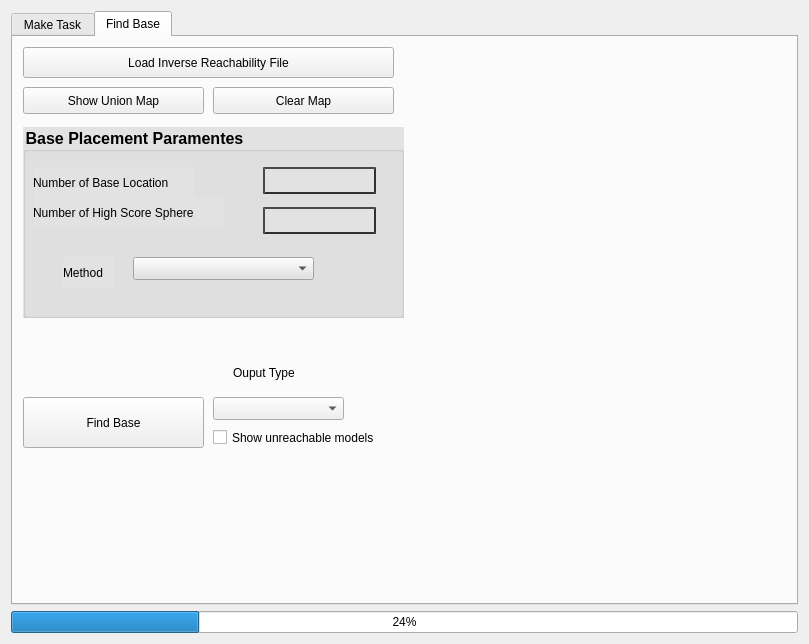
<?xml version="1.0" encoding="UTF-8"?>
<ui version="4.0">
 <class>BasePlacementWidget</class>
 <widget class="QWidget" name="BasePlacementWidget">
  <property name="geometry">
   <rect>
    <x>0</x>
    <y>0</y>
    <width>809</width>
    <height>644</height>
   </rect>
  </property>
  <property name="windowTitle">
   <string>Form</string>
  </property>
  <layout class="QGridLayout" name="gridLayout">
   <item row="1" column="1">
    <widget class="QProgressBar" name="progressBar">
     <property name="value">
      <number>24</number>
     </property>
    </widget>
   </item>
   <item row="0" column="1">
    <widget class="QTabWidget" name="tabWidget">
     <property name="currentIndex">
      <number>1</number>
     </property>
     <widget class="QWidget" name="tab_1">
      <attribute name="title">
       <string>Make Task</string>
      </attribute>
      <layout class="QGridLayout" name="gridLayout_2">
       <item row="0" column="0">
        <widget class="QLabel" name="label">
         <property name="text">
          <string>Task Poses</string>
         </property>
        </widget>
       </item>
       <item row="10" column="3">
        <widget class="QPushButton" name="btn_ClearAllPoints">
         <property name="text">
          <string>Clear All Poses</string>
         </property>
        </widget>
       </item>
       <item row="10" column="1">
        <widget class="QPushButton" name="btn_SavePath">
         <property name="text">
          <string>Save Task</string>
         </property>
        </widget>
       </item>
       <item row="10" column="0">
        <widget class="QPushButton" name="btn_LoadPath">
         <property name="text">
          <string>Load Task</string>
         </property>
        </widget>
       </item>
       <item row="1" column="0" rowspan="4" colspan="4">
        <widget class="QTreeView" name="treeView">
         <property name="rootIsDecorated">
          <bool>true</bool>
         </property>
         <property name="uniformRowHeights">
          <bool>true</bool>
         </property>
        </widget>
       </item>
       <item row="9" column="2" colspan="2">
        <spacer name="horizontalSpacer">
         <property name="orientation">
          <enum>Qt::Horizontal</enum>
         </property>
         <property name="sizeHint" stdset="0">
          <size>
           <width>40</width>
           <height>20</height>
          </size>
         </property>
        </spacer>
       </item>
       <item row="7" column="3">
        <layout class="QGridLayout" name="gridLayout_3">
         <item row="6" column="0">
          <widget class="QPushButton" name="btnRemovePoint">
           <property name="text">
            <string>Remove Pose</string>
           </property>
          </widget>
         </item>
         <item row="7" column="0">
          <spacer name="verticalSpacer">
           <property name="orientation">
            <enum>Qt::Vertical</enum>
           </property>
           <property name="sizeType">
            <enum>QSizePolicy::Fixed</enum>
           </property>
           <property name="sizeHint" stdset="0">
            <size>
             <width>20</width>
             <height>40</height>
            </size>
           </property>
          </spacer>
         </item>
         <item row="2" column="0" rowspan="2">
          <widget class="QGroupBox" name="groupBox_3">
           <property name="title">
            <string>RobotModel</string>
           </property>
           <widget class="QComboBox" name="combo_robotModel">
            <property name="geometry">
             <rect>
              <x>0</x>
              <y>30</y>
              <width>111</width>
              <height>23</height>
             </rect>
            </property>
           </widget>
          </widget>
         </item>
         <item row="5" column="0">
          <widget class="QLineEdit" name="txtPointName"/>
         </item>
         <item row="4" column="0">
          <widget class="QLabel" name="label_3">
           <property name="text">
            <string>Point</string>
           </property>
          </widget>
         </item>
        </layout>
       </item>
       <item row="7" column="0" colspan="3">
        <widget class="QGroupBox" name="newPointLayout">
         <property name="autoFillBackground">
          <bool>false</bool>
         </property>
         <property name="styleSheet">
          <string notr="true">background-color: rgb(226, 226, 226)</string>
         </property>
         <layout class="QFormLayout" name="FormLayoutObjectPose_2">
          <property name="fieldGrowthPolicy">
           <enum>QFormLayout::AllNonFixedFieldsGrow</enum>
          </property>
          <item row="0" column="0">
           <widget class="QGroupBox" name="groupBox">
            <property name="font">
             <font>
              <pointsize>12</pointsize>
              <weight>75</weight>
              <bold>true</bold>
             </font>
            </property>
            <property name="title">
             <string>Add New Task Poses</string>
            </property>
           </widget>
          </item>
          <item row="2" column="0">
           <widget class="QLabel" name="label_2">
            <property name="text">
             <string>Set Position/Orientation</string>
            </property>
           </widget>
          </item>
          <item row="5" column="0">
           <widget class="QLabel" name="xLabel">
            <property name="text">
             <string>X (m)</string>
            </property>
           </widget>
          </item>
          <item row="5" column="1">
           <widget class="QLineEdit" name="LineEditX">
            <property name="styleSheet">
             <string notr="true">border-style: outset;
border-width: 2px;
border-color :rgb(48, 48, 48)</string>
            </property>
           </widget>
          </item>
          <item row="7" column="0">
           <widget class="QLabel" name="yLabel">
            <property name="text">
             <string>Y (m)</string>
            </property>
           </widget>
          </item>
          <item row="7" column="1">
           <widget class="QLineEdit" name="LineEditY">
            <property name="styleSheet">
             <string notr="true">border-style: outset;
border-width: 2px;
border-color :rgb(48, 48, 48)</string>
            </property>
           </widget>
          </item>
          <item row="8" column="0">
           <widget class="QLabel" name="zLabel">
            <property name="text">
             <string>Z (m)</string>
            </property>
           </widget>
          </item>
          <item row="8" column="1">
           <widget class="QLineEdit" name="LineEditZ">
            <property name="styleSheet">
             <string notr="true">border-style: outset;
border-width: 2px;
border-color :rgb(48, 48, 48)</string>
            </property>
           </widget>
          </item>
          <item row="9" column="0">
           <widget class="QLabel" name="rxLabel">
            <property name="text">
             <string>Rx (deg)</string>
            </property>
           </widget>
          </item>
          <item row="9" column="1">
           <widget class="QLineEdit" name="LineEditRx">
            <property name="styleSheet">
             <string notr="true">border-style: outset;
border-width: 2px;
border-color :rgb(48, 48, 48)</string>
            </property>
           </widget>
          </item>
          <item row="10" column="0">
           <widget class="QLabel" name="ryLabel">
            <property name="text">
             <string>Ry (deg)</string>
            </property>
           </widget>
          </item>
          <item row="10" column="1">
           <widget class="QLineEdit" name="LineEditRy">
            <property name="styleSheet">
             <string notr="true">border-style: outset;
border-width: 2px;
border-color :rgb(48, 48, 48)</string>
            </property>
           </widget>
          </item>
          <item row="12" column="0">
           <widget class="QLabel" name="rzLabel">
            <property name="text">
             <string>Rz (deg)</string>
            </property>
           </widget>
          </item>
          <item row="12" column="1">
           <widget class="QLineEdit" name="LineEditRz">
            <property name="styleSheet">
             <string notr="true">border-style: outset;
border-width: 2px;
border-color :rgb(48, 48, 48)</string>
            </property>
           </widget>
          </item>
          <item row="13" column="0">
           <widget class="QPushButton" name="btnAddPoint">
            <property name="text">
             <string>Add Point</string>
            </property>
           </widget>
          </item>
          <item row="1" column="0" colspan="2">
           <spacer name="verticalSpacer_4">
            <property name="orientation">
             <enum>Qt::Vertical</enum>
            </property>
            <property name="sizeHint" stdset="0">
             <size>
              <width>20</width>
              <height>40</height>
             </size>
            </property>
           </spacer>
          </item>
         </layout>
        </widget>
       </item>
      </layout>
      <zorder>label</zorder>
      <zorder>treeView</zorder>
      <zorder>btn_LoadPath</zorder>
      <zorder>btn_SavePath</zorder>
      <zorder>newPointLayout</zorder>
      <zorder>btn_ClearAllPoints</zorder>
     </widget>
     <widget class="QWidget" name="tab_2">
      <attribute name="title">
       <string>Find Base</string>
      </attribute>
      <widget class="QPushButton" name="targetPoint">
       <property name="geometry">
        <rect>
         <x>10</x>
         <y>360</y>
         <width>181</width>
         <height>51</height>
        </rect>
       </property>
       <property name="text">
        <string>Find Base</string>
       </property>
      </widget>
      <widget class="QGroupBox" name="groupBox_2">
       <property name="geometry">
        <rect>
         <x>10</x>
         <y>90</y>
         <width>381</width>
         <height>191</height>
        </rect>
       </property>
       <property name="font">
        <font>
         <pointsize>12</pointsize>
         <weight>75</weight>
         <italic>false</italic>
         <bold>true</bold>
        </font>
       </property>
       <property name="styleSheet">
        <string notr="true">background-color: rgb(226, 226, 226)</string>
       </property>
       <property name="title">
        <string>Base Placement Paramentes</string>
       </property>
       <widget class="QLabel" name="label_5">
        <property name="geometry">
         <rect>
          <x>10</x>
          <y>40</y>
          <width>161</width>
          <height>31</height>
         </rect>
        </property>
        <property name="text">
         <string>Number of Base Location</string>
        </property>
       </widget>
       <widget class="QLineEdit" name="lnEdit_BaseLocSize">
        <property name="geometry">
         <rect>
          <x>240</x>
          <y>40</y>
          <width>113</width>
          <height>27</height>
         </rect>
        </property>
        <property name="styleSheet">
         <string notr="true">border-style: outset;
border-width: 2px;
border-color :rgb(48, 48, 48)</string>
        </property>
       </widget>
       <widget class="QComboBox" name="combo_planGroup">
        <property name="geometry">
         <rect>
          <x>110</x>
          <y>130</y>
          <width>181</width>
          <height>23</height>
         </rect>
        </property>
       </widget>
       <widget class="QLabel" name="label_6">
        <property name="geometry">
         <rect>
          <x>40</x>
          <y>130</y>
          <width>51</width>
          <height>31</height>
         </rect>
        </property>
        <property name="text">
         <string>Method</string>
        </property>
       </widget>
       <widget class="QLineEdit" name="lnEdit_SpSize">
        <property name="geometry">
         <rect>
          <x>240</x>
          <y>80</y>
          <width>113</width>
          <height>27</height>
         </rect>
        </property>
        <property name="styleSheet">
         <string notr="true">border-style: outset;
border-width: 2px;
border-color :rgb(48, 48, 48)</string>
        </property>
       </widget>
       <widget class="QLabel" name="label_8">
        <property name="geometry">
         <rect>
          <x>10</x>
          <y>70</y>
          <width>191</width>
          <height>31</height>
         </rect>
        </property>
        <property name="text">
         <string>Number of High Score Sphere</string>
        </property>
       </widget>
      </widget>
      <widget class="QLabel" name="lbl_placeBaseCompleted">
       <property name="geometry">
        <rect>
         <x>10</x>
         <y>290</y>
         <width>461</width>
         <height>41</height>
        </rect>
       </property>
       <property name="font">
        <font>
         <pointsize>12</pointsize>
         <weight>75</weight>
         <italic>true</italic>
         <bold>true</bold>
        </font>
       </property>
       <property name="text">
        <string/>
       </property>
      </widget>
      <widget class="QPushButton" name="btn_LoadReachabilityFile">
       <property name="geometry">
        <rect>
         <x>10</x>
         <y>10</y>
         <width>371</width>
         <height>31</height>
        </rect>
       </property>
       <property name="text">
        <string>Load Inverse Reachability File</string>
       </property>
      </widget>
      <widget class="QPushButton" name="btn_showUnionMap">
       <property name="geometry">
        <rect>
         <x>10</x>
         <y>50</y>
         <width>181</width>
         <height>27</height>
        </rect>
       </property>
       <property name="text">
        <string>Show Union Map</string>
       </property>
      </widget>
      <widget class="QPushButton" name="btn_ClearUnionMap">
       <property name="geometry">
        <rect>
         <x>200</x>
         <y>50</y>
         <width>181</width>
         <height>27</height>
        </rect>
       </property>
       <property name="text">
        <string>Clear Map</string>
       </property>
      </widget>
      <widget class="QComboBox" name="combo_opGroup">
       <property name="geometry">
        <rect>
         <x>200</x>
         <y>360</y>
         <width>131</width>
         <height>23</height>
        </rect>
       </property>
      </widget>
      <widget class="QLabel" name="label_7">
       <property name="geometry">
        <rect>
         <x>220</x>
         <y>320</y>
         <width>71</width>
         <height>31</height>
        </rect>
       </property>
       <property name="text">
        <string>Ouput Type</string>
       </property>
      </widget>
      <widget class="QCheckBox" name="show_umodel_checkBox">
       <property name="enabled">
        <bool>true</bool>
       </property>
       <property name="geometry">
        <rect>
         <x>200</x>
         <y>390</y>
         <width>181</width>
         <height>21</height>
        </rect>
       </property>
       <property name="text">
        <string>Show unreachable models</string>
       </property>
       <property name="checked">
        <bool>false</bool>
       </property>
      </widget>
     </widget>
    </widget>
   </item>
  </layout>
 </widget>
 <resources/>
 <connections/>
</ui>
